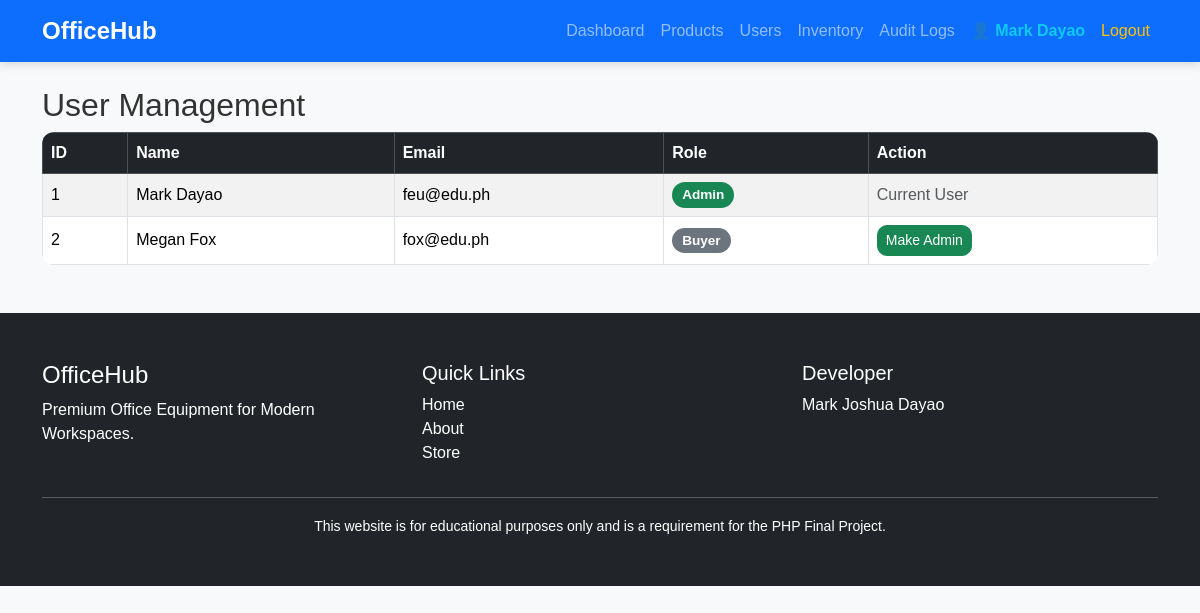
The page /admin/users.php (signed in) on the database its author committed.
### tables this page shows
CREATE TABLE `users` (
  `id` int(11) NOT NULL,
  `fullname` varchar(100) NOT NULL,
  `email` varchar(100) NOT NULL,
  `password` varchar(255) NOT NULL,
  `address` text NOT NULL,
  `contact_number` varchar(20) NOT NULL,
  `role` enum('admin','buyer') DEFAULT 'buyer',
  `is_verified` tinyint(1) DEFAULT 0,
  `created_at` timestamp NOT NULL DEFAULT current_timestamp()
);

### admin/users.php (the view, shortened to what this page needs)
<?php
require_once '../config/database.php';
$users = $pdo->query("
    SELECT *
    FROM users
    ORDER BY id ASC
");
include '../includes/header.php';
include '../includes/navbar.php';
?>
<div class="container mt-4">
<h2>User Management</h2>
<table class="table table-bordered table-striped">
<thead class="table-dark">
<tr>
<th>ID</th>
<th>Name</th>
<th>Email</th>
<th>Role</th>
<th>Action</th>
</tr>
</thead>
<tbody>
<?php while($user = $users->fetch(PDO::FETCH_ASSOC)): ?>
<tr>
<td><?= $user['id']; ?></td>
<td><?= htmlspecialchars($user['fullname']); ?></td>
<td><?= htmlspecialchars($user['email']); ?></td>
<td>
<?php if($user['role']=="admin"): ?>
<span class="badge bg-success">
Admin
</span>
<?php else: ?>
<span class="badge bg-secondary">
Buyer
</span>
<?php endif; ?>
</td>
<td>
<?php if($user['role']=="buyer"): ?>
<a
href="users.php?promote=<?= $user['id']; ?>"
class="btn btn-success btn-sm">
Make Admin
</a>
<?php else: ?>
<span class="text-muted">
Current User
</span>
<?php endif; ?>
</td>
</tr>
<?php endwhile; ?>
</tbody>
</table>
</div>
<?php include '../includes/footer.php'; ?>

### assets/css/style.css (style rules this page uses)
body { background:#f8f9fa; font-family:Arial, Helvetica, sans-serif; color:#333; }
.btn { border-radius:10px; transition:.3s; }
.table { border-radius:12px; overflow:hidden; }
.table thead { vertical-align:middle; }
.table td, .table th { vertical-align:middle; }
.badge { font-size:.85rem; padding:6px 10px; border-radius:20px; }

### rows shown on the page
users: id "1", fullname "Mark Dayao", email "feu@edu.ph", role "Admin"
users: id "2", fullname "Megan Fox", email "fox@edu.ph", role "Buyer"

### other values the page prints
$_SESSION['fullname'] "Mark Dayao"
